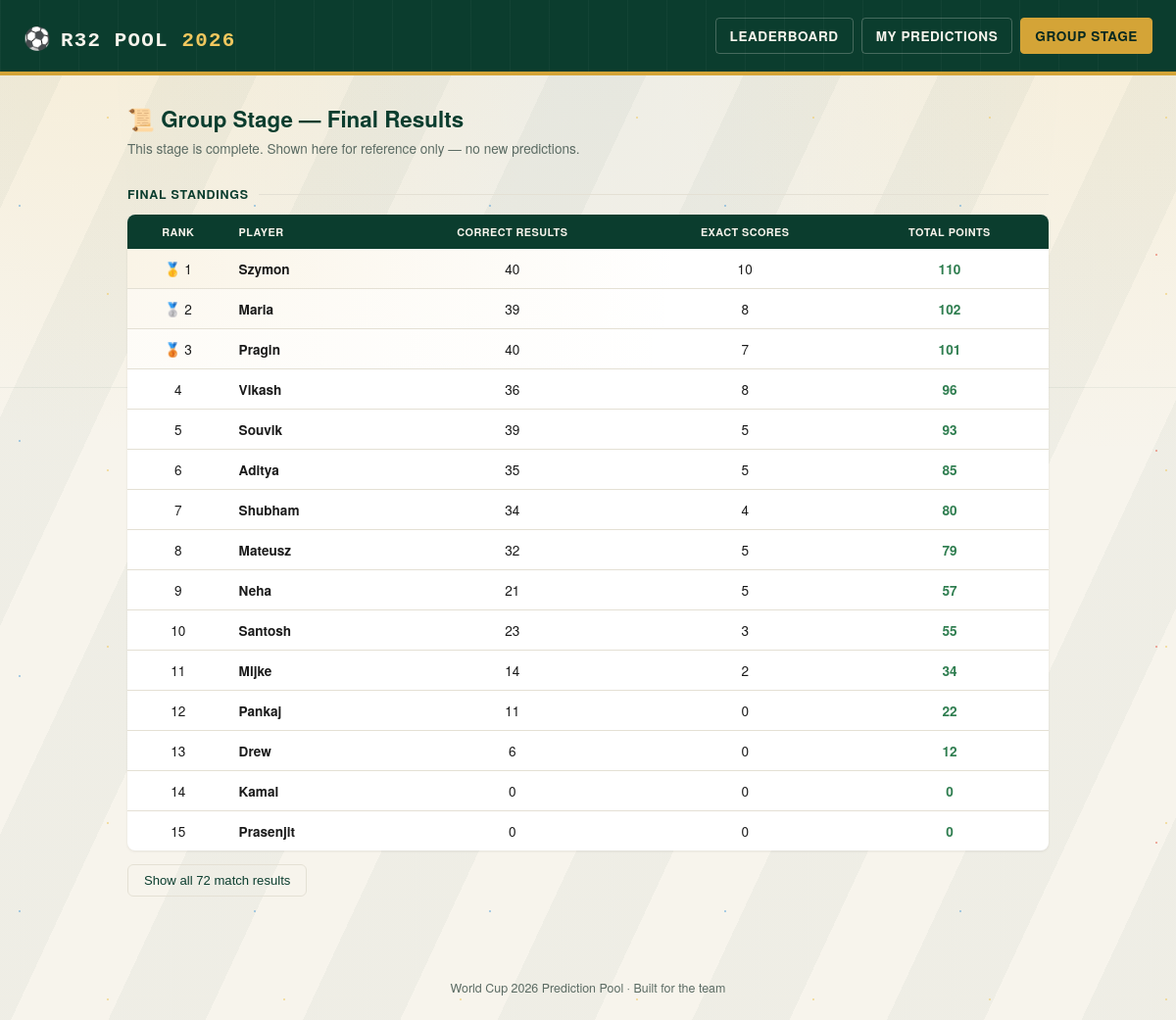
/group-stage, run on the app's committed database.
### tables this page shows
CREATE TABLE group_leaderboard_final (
            rank_label TEXT,
            name TEXT,
            total_points INTEGER,
            correct_results INTEGER,
            exact_scores INTEGER
        );

### app.py (the view)
@app.route("/group-stage")
def group_history():
    data = get_group_stage_history()
    return render_template(
        "group_history.html",
        matches=data["matches"],
        leaderboard=data["leaderboard"],
        active_page="history",
    )

### database.py (called while the page is built)
def get_connection():
    conn = sqlite3.connect(DB_FILE)
    conn.row_factory = sqlite3.Row
    return conn

### scoring.py (called while the page is built)
def get_group_stage_history():
    conn = get_connection()
    cur = conn.cursor()
    matches = cur.execute("SELECT * FROM group_matches ORDER BY num").fetchall()
    leaderboard = cur.execute("SELECT * FROM group_leaderboard_final").fetchall()
    conn.close()
    return {
        "matches": [dict(m) for m in matches],
        "leaderboard": [dict(r) for r in leaderboard],
    }

### templates/group_history.html (shortened to what this page needs)
{% extends "base.html" %}
{% block content %}
<div class="hist-header">
  <h2>📜 Group Stage — Final Results</h2>
  <div class="sub">This stage is complete. Shown here for reference only — no new predictions.</div>
</div>
<div class="section-label">Final Standings</div>
<table class="board">
  <thead>
    <tr>
      <th class="num">Rank</th>
      <th>Player</th>
      <th class="num">Correct Results</th>
      <th class="num">Exact Scores</th>
      <th class="num">Total Points</th>
    </tr>
  </thead>
  <tbody>
    {% for row in leaderboard %}
    <tr class="{{ 'top1' if loop.index == 1 else 'top2' if loop.index == 2 else 'top3' if loop.index == 3 else '' }}">
      <td class="num">{{ row.rank_label }}</td>
      <td class="player-name">{{ row.name }}</td>
      <td class="num">{{ row.correct_results }}</td>
      <td class="num">{{ row.exact_scores }}</td>
      <td class="num total-pts">{{ row.total_points }}</td>
    </tr>
    {% endfor %}
  </tbody>
</table>
<button class="toggle-matches" onclick="document.getElementById('matches-list').classList.toggle('shown'); this.textContent = this.textContent.includes('Show') ? 'Hide all 72 match results' : 'Show all 72 match results'">Show all 72 match results</button>
{% endblock %}

### templates/base.html (style rules this page uses)
:root { --pitch: #0B3D2E; --pitch-dark: #072920; --chalk: #F7F4EC; --gold: #D4A437; --gold-bright:#F0C75E; --ink: #1A1A1A; --ink-soft: #5B6B63; --line: #E4E0D4; --win: #2E7D4F; --loss: #B0382B; --card: #FFFFFF; --confetti-1: #F0C75E; --confetti-2: #E8634F; --confetti-3: #5BA3D9; --confetti-4: #6FBF7B; --confetti-5: #D4699B; }
* { box-sizing: border-box; }
body { margin: 0; font-family: 'Helvetica Neue', Arial, sans-serif; color: var(--ink); min-height: 100vh; background-color: var(--chalk); background-image: radial-gradient(circle at 50% 38%, transparent 0, transparent 130px, rgba(11,61,46,0.05) 132px, rgba(11,61,46,0.05) 136px, transparent 138px), linear-gradient(180deg, transparent 0, transparent calc(38% - 1px), rgba(11,61,46,0.06) calc(38% - 1px), rgba(11,61,46,0.06) 38%, transparent 38%), repeating-linear-gradient(115deg, rgba(11,61,46,0.035) 0px, rgba(11,61,46,0.035) 90px, transparent 90px, transparent 180px), radial-gradient(circle at 8% -5%, rgba(240,199,94,0.16), transparent 32%), radial-gradient(circle at 95% 0%, rgba(240,199,94,0.13), transparent 30%), radial-gradient(ellipse at 50% 0%, rgba(11,61,46,0.04), transparent 60%); background-attachment: fixed; background-size: cover; position: relative; }
body::before { content: ""; position: fixed; inset: 0; pointer-events: none; z-index: 0; opacity: 0.5; background-image: radial-gradient(circle, var(--gold-bright) 1.5px, transparent 1.5px), radial-gradient(circle, var(--confetti-3) 1.5px, transparent 1.5px), radial-gradient(circle, var(--confetti-2) 1.5px, transparent 1.5px); background-size: 180px 180px, 240px 240px, 200px 200px; background-position: 20px 30px, 140px 90px, 80px 160px; animation: drift 60s linear infinite; }

### templates/group_history.html (style rules this page uses)
.hist-header { margin-bottom: 18px; }
.hist-header h2 { font-size: 1.4rem; margin: 0 0 4px; color: var(--pitch); }
.hist-header .sub { color: var(--ink-soft); font-size: 0.85rem; }
.section-label { font-size: 0.78rem; text-transform: uppercase; letter-spacing: 0.06em; color: var(--pitch); font-weight: 700; margin: 28px 0 12px; display: flex; align-items: center; gap: 10px; }
.section-label::after { content: ""; flex: 1; height: 1px; background: var(--line); }
table.board { width: 100%; border-collapse: collapse; background: var(--card); border-radius: 8px; overflow: hidden; box-shadow: 0 1px 3px rgba(0,0,0,0.08); }
table.board thead th { background: var(--pitch); color: var(--chalk); text-align: left; font-size: 0.68rem; text-transform: uppercase; letter-spacing: 0.04em; padding: 10px; }
table.board thead th.num { text-align: center; }
table.board tbody td { padding: 10px; border-bottom: 1px solid var(--line); font-size: 0.85rem; }
table.board tbody td.num { text-align: center; font-variant-numeric: tabular-nums; }
table.board tbody tr:last-child td { border-bottom: none; }
tr.top1 { background: linear-gradient(90deg, rgba(212,164,55,0.12), transparent 60%); }
tr.top2 { background: linear-gradient(90deg, rgba(212,164,55,0.07), transparent 60%); }
tr.top3 { background: linear-gradient(90deg, rgba(212,164,55,0.04), transparent 60%); }
.player-name { font-weight: 600; }
.total-pts { font-weight: 800; color: var(--win); }
.toggle-matches { background: none; border: 1px solid var(--line); border-radius: 6px; padding: 8px 16px; font-size: 0.82rem; color: var(--pitch); cursor: pointer; margin-top: 14px; }

### data on the page
group_leaderboard_final: rank_label "🥇 1", name "Szymon", correct_results "40", exact_scores "10", total_points "110"
group_leaderboard_final: rank_label "🥈 2", name "Maria", correct_results "39", exact_scores "8", total_points "102"
group_leaderboard_final: rank_label "🥉 3", name "Pragin", correct_results "40", exact_scores "7", total_points "101"
group_leaderboard_final: rank_label "4", name "Vikash", correct_results "36", exact_scores "8", total_points "96"
group_leaderboard_final: rank_label "5", name "Souvik", correct_results "39", exact_scores "5", total_points "93"
group_leaderboard_final: rank_label "6", name "Aditya", correct_results "35", exact_scores "5", total_points "85"
group_leaderboard_final: rank_label "7", name "Shubham", correct_results "34", exact_scores "4", total_points "80"
group_leaderboard_final: rank_label "8", name "Mateusz", correct_results "32", exact_scores "5", total_points "79"
group_leaderboard_final: rank_label "9", name "Neha", correct_results "21", exact_scores "5", total_points "57"
group_leaderboard_final: rank_label "10", name "Santosh", correct_results "23", exact_scores "3", total_points "55"
group_leaderboard_final: rank_label "11", name "Mijke", correct_results "14", exact_scores "2", total_points "34"
group_leaderboard_final: rank_label "12", name "Pankaj", correct_results "11", exact_scores "0", total_points "22"
group_leaderboard_final: rank_label "13", name "Drew", correct_results "6", exact_scores "0", total_points "12"
group_leaderboard_final: rank_label "14", name "Kamal", correct_results "0", exact_scores "0", total_points "0"
group_leaderboard_final: rank_label "15", name "Prasenjit", correct_results "0", exact_scores "0", total_points "0"
